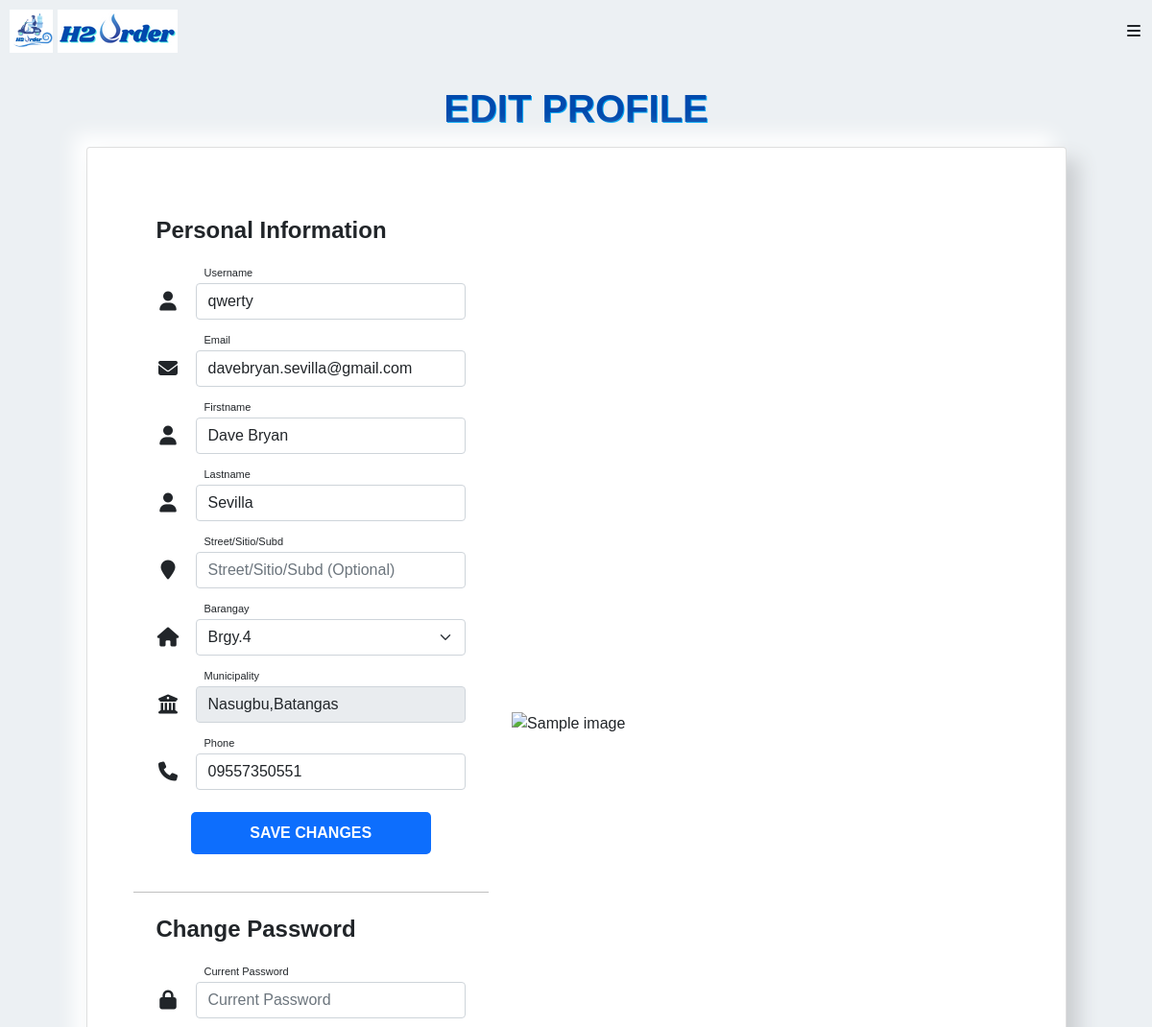
Page /customer/settings.php (signed in, upper part) on the earlier database version.
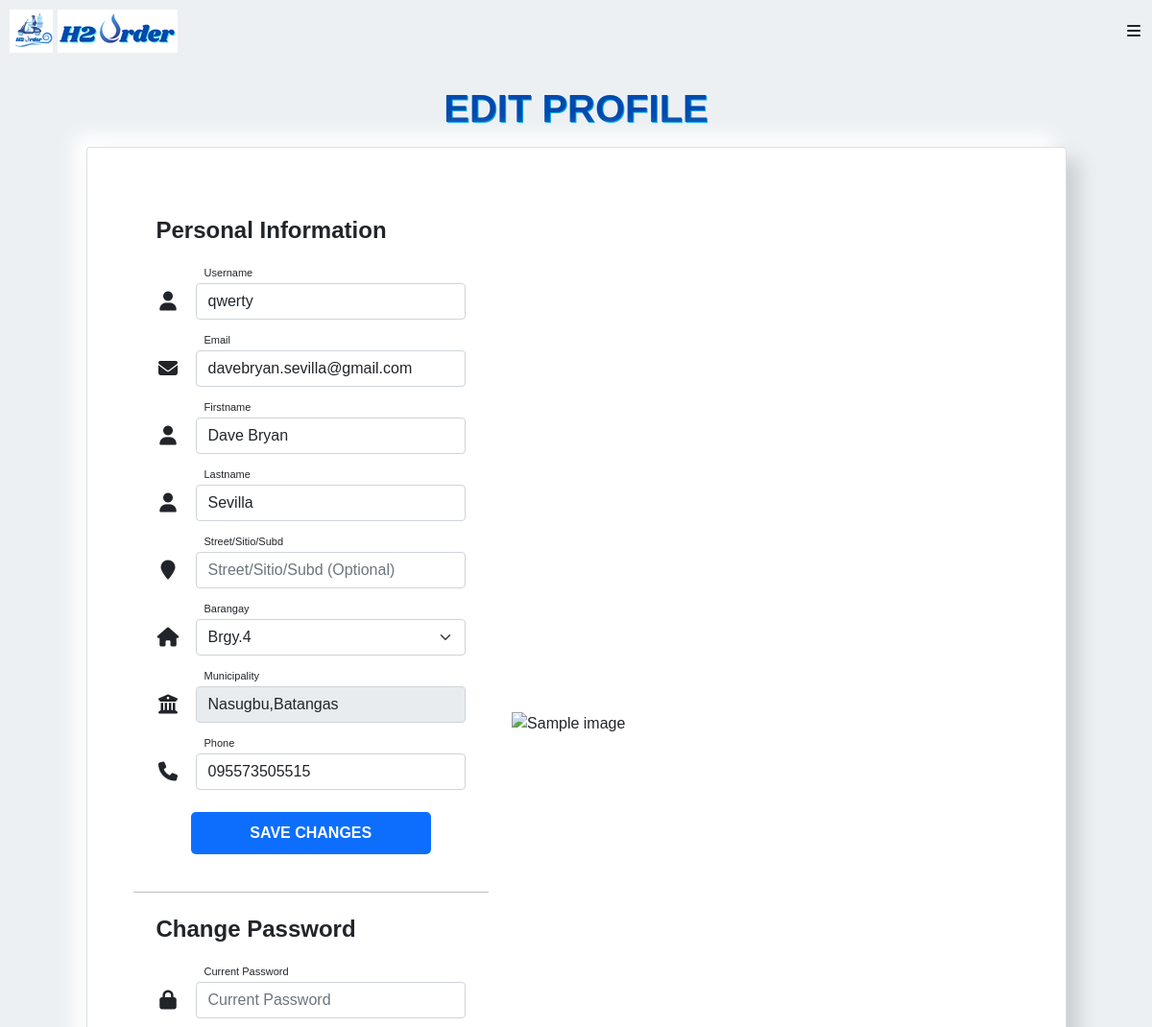
Same page on the later database version.
### tables this page shows
CREATE TABLE `customer` (
  `customer_id` int(11) NOT NULL,
  `username` varchar(255) NOT NULL,
  `password` varchar(255) NOT NULL,
  `firstname` varchar(255) NOT NULL,
  `lastname` varchar(255) NOT NULL,
  `address` varchar(255) NOT NULL,
  `barangay` varchar(255) NOT NULL,
  `email` varchar(255) NOT NULL,
  `contact_number` varchar(255) NOT NULL,
  `c_latitude` varchar(255) NOT NULL,
  `c_longitude` varchar(255) NOT NULL
);

### customer/settings.php (the view, shortened to what the changed rows need)
<?php
require '../connection.php';
?>
<!DOCTYPE html>
<html>
    <head>
        <link href="https://cdn.jsdelivr.net/npm/bootstrap@5.0.2/dist/css/bootstrap.min.css" rel="stylesheet">
        <link rel="stylesheet" href="../main.css">
        <link rel="stylesheet" type="text/css" href="https://unpkg.com/leaflet@1.7.1/dist/leaflet.css">
<link rel="stylesheet" type="text/css" href="https://unpkg.com/esri-leaflet-geocoder@2.3.3/dist/esri-leaflet-geocoder.css">
    </head>
    <body >
      <?php include 'navbar.php' ?>
      <?php
            $query = $conn->query("SELECT * FROM `customer` WHERE `customer_id` = '$_SESSION[customer_id]'") or die(mysqli_error());
            $fetch = $query->fetch_array();
          ?>
<div class="vh-200" >
  <div class="container h-200">
    <div class="row d-flex justify-content-center align-items-center h-100">
      <div class="col-lg-12 col-xl-11">
        <div class="card text-black" >
          <div class="card-body p-md-5">
            <div class="row justify-content-center">
              <div class="col-md-10 col-lg-6 col-xl-5 order-2 order-lg-1">
                <form class="mx-1 mx-md-4" action="settings_query.php?customer_id=<?php echo $fetch['customer_id']?>" method="POST" enctype="multipart/form-data">
                <div class="d-flex flex-row align-items-center mb-2">
                    <div class="form-outline flex-fill mb-0">
                      <input type="text" name="username" value="<?php echo $fetch['username']?>" id="form3Example1c" class="form-control" placeholder="Username" />
                    </div>
                  </div>
                  <div class="d-flex flex-row align-items-center mb-2">
                    <div class="form-outline flex-fill mb-0">
                      <input type="email" name="email" value="<?php echo $fetch['email']?>" id="form3Example3c" class="form-control" placeholder="Email"/>
                    </div>
                  </div>
                  <div class="d-flex flex-row align-items-center mb-2">
                    <div class="form-outline flex-fill mb-0">
                      <input type="text" name="firstname" value="<?php echo $fetch['firstname']?>" id="form3Example3c" class="form-control" placeholder="First Name"/>
                    </div>
                  </div>
                  <div class="d-flex flex-row align-items-center mb-2">
                    <div class="form-outline flex-fill mb-0">
                      <input type="text" name="lastname" value="<?php echo $fetch['lastname']?>" id="form3Example3c" class="form-control" placeholder="Last Name"/>
                    </div>
                  </div>
                  <div class="d-flex flex-row align-items-center mb-2">
                    <div class="form-outline flex-fill mb-0">
                         <select class = "form-select" required = required name = "barangay">
                     <option value = "Brgy.4"
                          <?php if($fetch['barangay'] == "Brgy.4"){echo "selected";}?>>Brgy.4
                        </option>
                      </select>
                    </div>
                  </div>
                  <div class="d-flex flex-row align-items-center mb-2">
                    <div class="form-outline flex-fill mb-0">
                      <input type="text" name="contact_number" value="<?php echo $fetch['contact_number']?>" id="form3Example4cd" class="form-control" placeholder="Phone" />
                    </div>
                  </div>
                  </form>
              </div>
            </div>
          </div>
        </div>
      </div>
    </div>
  </div>
</div>
   <br>
    </body>
</html>

Differences in the rows shown:
changed customer "qwerty": contact_number "09557350551" → "095573505515"
